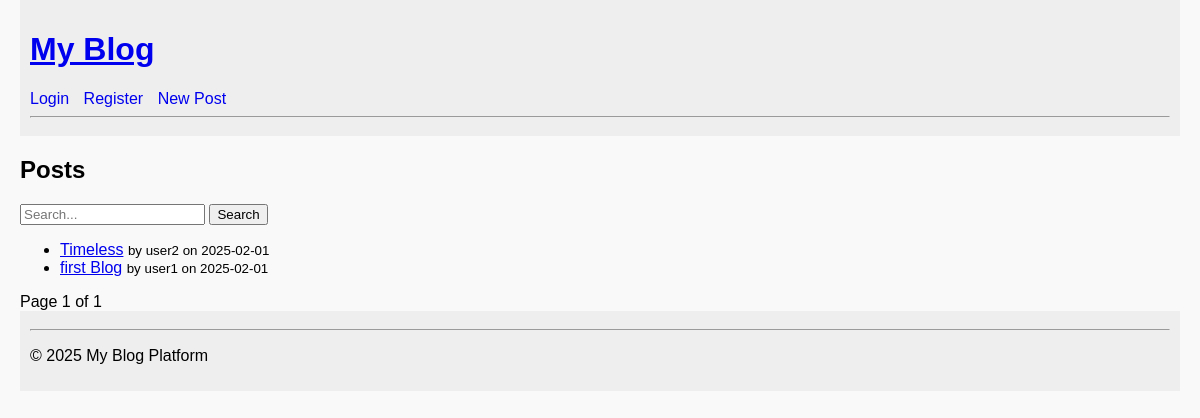
/posts/, run on the app's committed database.
### app/models.py (models this page shows, shortened)
class Post(db.Model):
    id = db.Column(db.Integer, primary_key=True)
    title = db.Column(db.String(140), nullable=False)
    content = db.Column(db.Text, nullable=False)
    tags = db.Column(db.String(140))  # comma-separated tags
    created_at = db.Column(db.DateTime, default=datetime.utcnow)
    user_id = db.Column(db.Integer, db.ForeignKey('user.id'), nullable=False)
    comments = db.relationship('Comment', backref='post', lazy='dynamic')
    liked_by = db.relationship('User', secondary=post_likes, backref=db.backref('liked_posts', lazy='dynamic'))

class User(UserMixin, db.Model):
    id = db.Column(db.Integer, primary_key=True)
    username = db.Column(db.String(80), unique=True, nullable=False)
    email = db.Column(db.String(120), unique=True, nullable=False)
    password_hash = db.Column(db.String(128))
    posts = db.relationship('Post', backref='author', lazy='dynamic')
    comments = db.relationship('Comment', backref='author', lazy='dynamic')

### app/posts/routes.py (the view, shortened to what this page needs)
@posts_bp.route('/', methods=['GET'])
def list_posts():
    page = request.args.get('page', 1, type=int)
    search = request.args.get('search')
    query = Post.query.order_by(Post.created_at.desc())
    if search:
        query = query.filter(
            Post.title.contains(search) |
            Post.content.contains(search) |
            Post.tags.contains(search)
        )
    pagination = paginate_query(query, page)
    posts = pagination.items
    if request.accept_mimetypes.accept_html:
        return render_template('posts_list.html', posts=posts, pagination=pagination)

### app/utils.py (called while the page is built)
def paginate_query(query, page, per_page=5):
    pagination = query.paginate(page=page, per_page=per_page, error_out=False)
    return pagination

### app/templates/posts_list.html (shortened to what this page needs)
{% extends "base.html" %}
{% block content %}
  <h2>Posts</h2>
  <form method="get" action="{{ url_for('posts.list_posts') }}">
    <input type="text" name="search" placeholder="Search..." value="{{ request.args.get('search', '') }}">
    <button type="submit">Search</button>
  </form>
  <ul>
    {% for post in posts %}
      <li>
        <a href="{{ url_for('posts.get_post', post_id=post.id) }}">{{ post.title }}</a>
        <small>by {{ post.author.username }} on {{ post.created_at.strftime('%Y-%m-%d') }}</small>
      </li>
    {% else %}
      <li>No posts found.</li>
    {% endfor %}
  </ul>
  <div class="pagination">
    <span>Page {{ pagination.page }} of {{ pagination.pages }}</span>
  </div>
{% endblock %}

### app/static/style.css (style rules this page uses)
body { font-family: Arial, sans-serif; margin: 0; padding: 0 20px; background-color: #f9f9f9; }

### data on the page
Post: title "Timeless", author.username "user2", created_at "2025-02-01"
Post: title "first Blog", author.username "user1", created_at "2025-02-01"

### other printed values
{{ pagination.page }} "1"
{{ pagination.pages }} "1"
